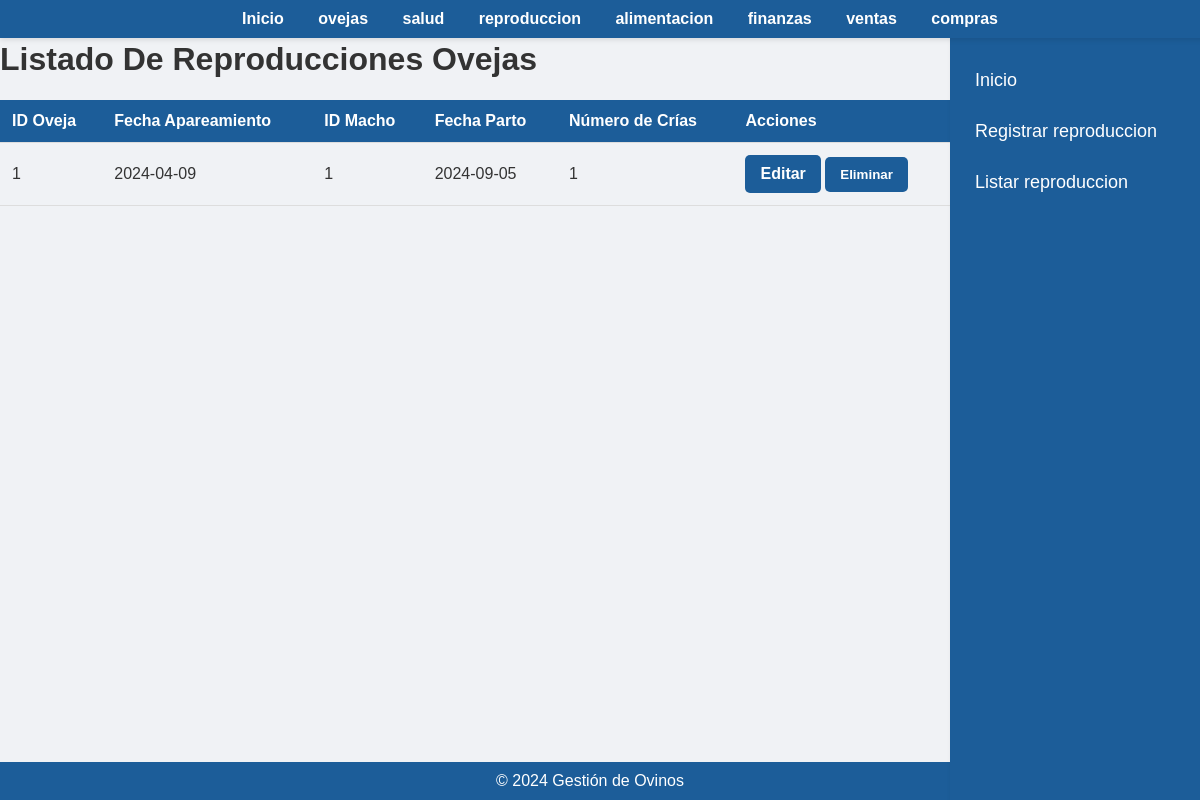
The app's page /listar_reproduccion, older data.
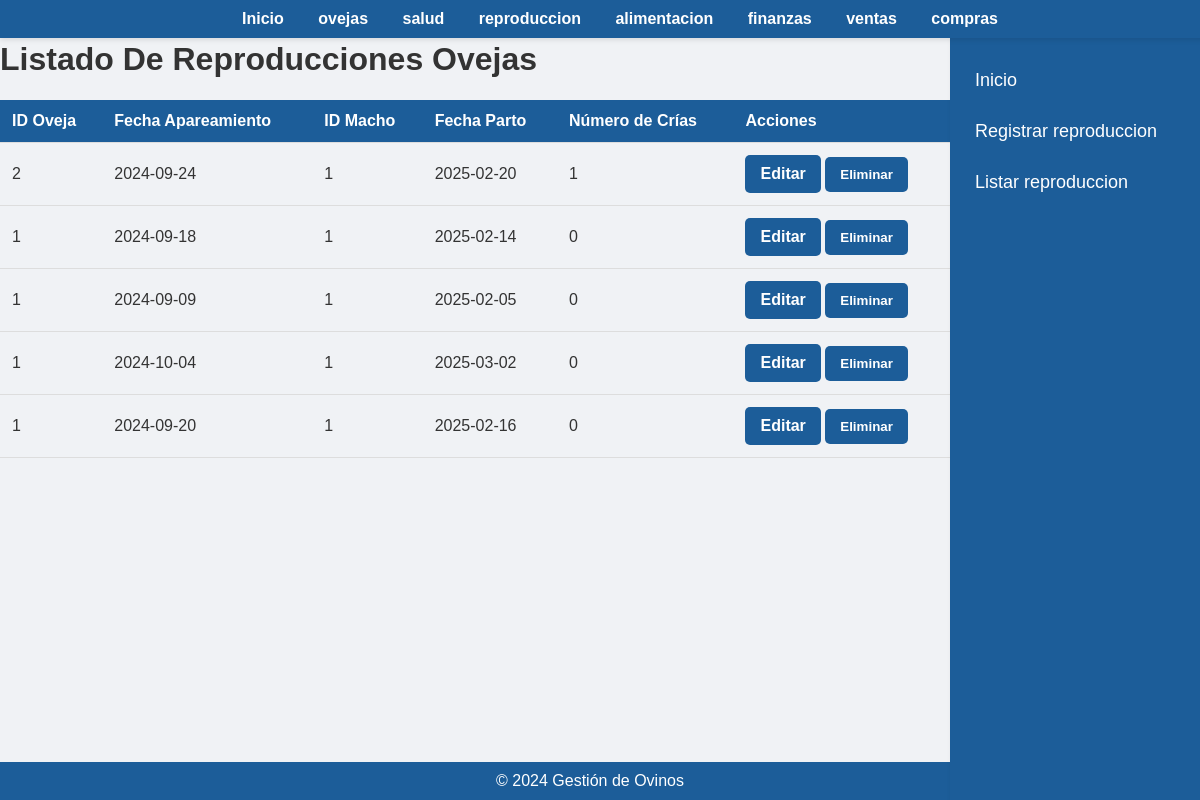
The same page, newer data.
### app/models.py (models this page shows)
class Reproduccion(db.Model):
    id = db.Column(db.Integer, primary_key=True)
    id_oveja = db.Column(db.Integer, db.ForeignKey('oveja.id'), nullable=False)
    fecha_apareamiento = db.Column(db.Date, nullable=False)
    id_macho = db.Column(db.Integer, db.ForeignKey('oveja.id'), nullable=True)
    fecha_parto = db.Column(db.Date, nullable=True)
    num_crias = db.Column(db.Integer, nullable=True)

### app/routes.py (the view)
@app.route('/listar_reproduccion')
def listar_reproduccion():
    reproducciones = Reproduccion.query.all()
    return render_template('listar_reproduccion.html', reproducciones=reproducciones)

### app/templates/listar_reproduccion.html (shortened to what this page needs)
<!DOCTYPE html>
<html lang="es">
<head>
    <link rel="stylesheet" href="{{ url_for('static', filename='styles.css') }}">
</head>
<body>
    <div class="navbar">
        <a href="{{ url_for('index') }}">Inicio</a>
        <a href="{{ url_for('oveja') }}"> ovejas  </a>
        <a href="{{ url_for('salud') }}">salud</a>
        <a href="{{url_for('reproduccion')}}"> reproduccion</a>
        <a href="{{url_for('alimentacion')}}">alimentacion</a></li>
        <a href="{{url_for('finanzas')}}">finanzas</a></li>
        <a href="{{url_for('venta')}}">ventas</a></li>
        <a href="{{url_for('compra')}}">compras</a></li>
    </div>
    <footer>
        &copy; 2024 Gestión de Ovinos
    </footer>
    <div class="sidebar">
    <a href="{{ url_for('index') }}">Inicio</a>
    <a href="{{url_for('registrar_reproduccion')}}">Registrar reproduccion</a>
    <a href="{{url_for('listar_reproduccion')}}">Listar  reproduccion</a></li>
    </div>
    <h1>Listado De Reproducciones Ovejas</h1>
    <table>
        <thead>
            <tr>
                <th>ID Oveja</th>
                <th>Fecha Apareamiento</th>
                <th>ID Macho</th>
                <th>Fecha Parto</th>
                <th>Número de Crías</th>
                <th>Acciones</th>
            </tr>
        </thead>
        <tbody>
            {% for reproduccion in reproducciones %}
            <tr>
                <td>{{ reproduccion.id_oveja }}</td>
                <td>{{ reproduccion.fecha_apareamiento.strftime('%Y-%m-%d') }}</td>
                <td>{{ reproduccion.id_macho }}</td>
                <td>{{ reproduccion.fecha_parto.strftime('%Y-%m-%d') }}</td>
                <td>{{ reproduccion.num_crias }}</td>
                <td>
                    <a href="{{ url_for('editar_reproduccion', id=reproduccion.id) }}"class='btn'>Editar</a>
                    <form action="{{ url_for('eliminar_reproduccion', id=reproduccion.id) }}" method="POST" style="display:inline;">
                        <button type="submit" onclick="return confirm('¿Estás seguro de que deseas eliminar este registro de reproducción?');">Eliminar</button>
                    </form>
                </td>
            </tr>
            {% endfor %}
        </tbody>
    </table>
</body>
</html>

Row changes from the older to the newer data that the page shows:
removed Reproduccion: id_oveja "1", fecha_apareamiento "2024-04-09", id_macho "1", fecha_parto "2024-09-05", num_crias "1"
added Reproduccion: id_oveja "2", fecha_apareamiento "2024-09-24", id_macho "1", fecha_parto "2025-02-20", num_crias "1"
added Reproduccion: id_oveja "1", fecha_apareamiento "2024-09-18", id_macho "1", fecha_parto "2025-02-14", num_crias "0"
added Reproduccion: id_oveja "1", fecha_apareamiento "2024-09-09", id_macho "1", fecha_parto "2025-02-05", num_crias "0"
added Reproduccion: id_oveja "1", fecha_apareamiento "2024-10-04", id_macho "1", fecha_parto "2025-03-02", num_crias "0"
added Reproduccion: id_oveja "1", fecha_apareamiento "2024-09-20", id_macho "1", fecha_parto "2025-02-16", num_crias "0"
